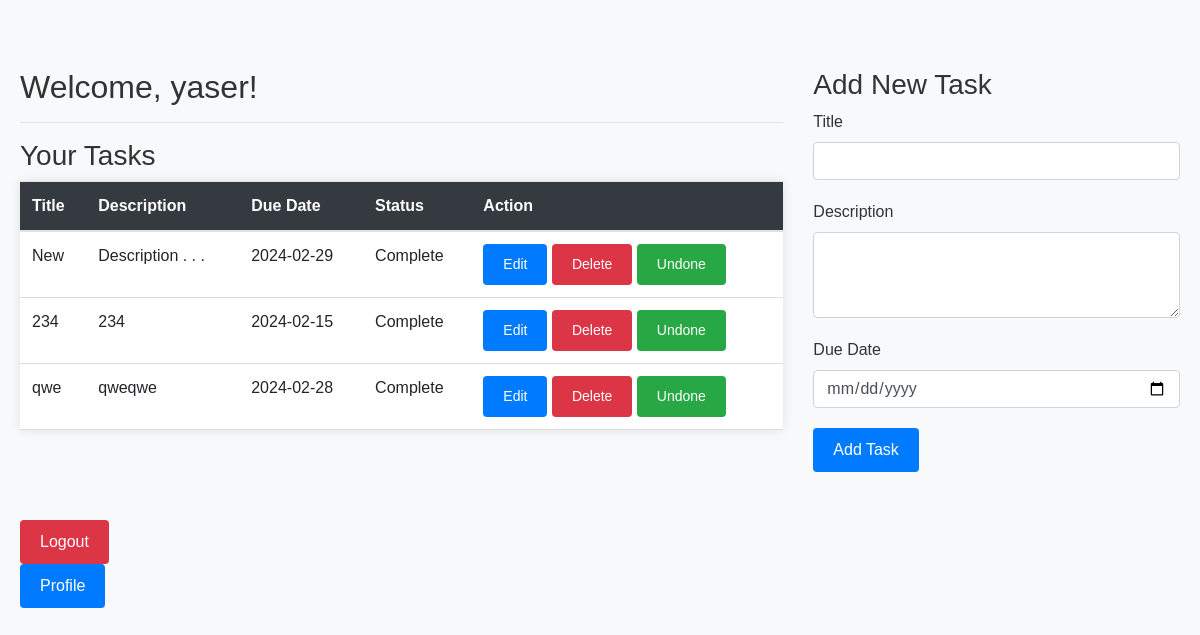
/pages/dashboard.php (signed in), run on the app's committed database.
### tables this page shows
CREATE TABLE IF NOT EXISTS `tasks` (
  `id` int NOT NULL AUTO_INCREMENT,
  `user_id` int DEFAULT NULL,
  `title` varchar(100) NOT NULL,
  `description` text,
  `due_date` date DEFAULT NULL,
  `status` enum('Incomplete','Complete') DEFAULT 'Incomplete',
  `created_at` timestamp NULL DEFAULT CURRENT_TIMESTAMP,
  `updated_at` timestamp NULL DEFAULT CURRENT_TIMESTAMP ON UPDATE CURRENT_TIMESTAMP,
  PRIMARY KEY (`id`),
  KEY `user_id` (`user_id`)
);

### pages/dashboard.php (the view, shortened to what this page needs)
<?php
require_once('../includes/db.php');
function getTasks($mysqli, $user_id) {
    $tasks = array();
    $sql = "SELECT id, title, description, due_date, status FROM tasks WHERE user_id = ?";
    if ($stmt = $mysqli->prepare($sql)) {
        $stmt->bind_param("i", $user_id);
        $stmt->execute();
        $stmt->store_result();
        $stmt->bind_result($task_id, $title, $description, $due_date, $status);
        while ($stmt->fetch()) {
            $tasks[] = array(
                'id' => $task_id,
                'title' => $title,
                'description' => $description,
                'due_date' => $due_date,
                'status' => $status
            );
        }
    }
    return $tasks;
}
$user_id = $_SESSION["id"];
$tasks = getTasks($mysqli, $user_id);
?>
<!DOCTYPE html>
<html lang="en">
<head>
    <link rel="stylesheet" href="https://stackpath.bootstrapcdn.com/bootstrap/4.5.2/css/bootstrap.min.css">
    <link rel="stylesheet" href="https://cdnjs.cloudflare.com/ajax/libs/font-awesome/5.15.4/css/all.min.css">
    <link rel="stylesheet" href="../css/styles.css">
</head>
<body>
<div class="container mt-5">
    <div class="row">
        <div class="col-md-8">
            <h2>Welcome, <?php echo $_SESSION["username"]; ?>!</h2>
            <hr>
            <h3>Your Tasks</h3>
            <table class="table">
                <thead>
                <tr>
                    <th>Title</th>
                    <th>Description</th>
                    <th>Due Date</th>
                    <th>Status</th>
                    <th>Action</th>
                </tr>
                </thead>
                <tbody>
                <?php foreach ($tasks as $task): ?>
                    <tr>
                        <td><?php echo $task['title']; ?></td>
                        <td><?php echo $task['description']; ?></td>
                        <td><?php echo $task['due_date']; ?></td>
                        <td><?php echo $task['status']; ?></td>
                        <td>
                            <a href="edit_task.php?id=<?php echo $task['id']; ?>" class="btn btn-sm btn-primary">Edit</a>
                            <a href="delete_task.php?id=<?php echo $task['id']; ?>" class="btn btn-sm btn-danger">Delete</a>
                            <?php
                            $button_label = ($task['status'] == 'Complete') ? 'Undone' : 'Done';
                            $button_class = ($task['status'] == 'Complete') ? 'btn-success' : 'btn-info';
                            ?>
                            <a href="mark_done.php?id=<?php echo $task['id']; ?>" class="btn btn-sm <?php echo $button_class; ?>"><?php echo $button_label; ?></a>
                        </td>
                    </tr>
                <?php endforeach; ?>
                </tbody>
            </table>
        </div>
        <div class="col-md-4">
            <h3>Add New Task</h3>
            <form action="add_task.php" method="post">
                <div class="form-group">
                    <label for="title">Title</label>
                    <input type="text" name="title" id="title" class="form-control" required>
                </div>
                <div class="form-group">
                    <label for="description">Description</label>
                    <textarea name="description" id="description" class="form-control" rows="3" required></textarea>
                </div>
                <div class="form-group">
                    <label for="due_date">Due Date</label>
                    <input type="date" name="due_date" id="due_date" class="form-control" required>
                </div>
                <button type="submit" class="btn btn-primary">Add Task</button>
            </form>
        </div>
    </div>
    <div class="row mt-5">
        <div class="col-md-12">
            <a href="logout.php" class="btn btn-danger">Logout</a>
        </div>
        <div class="col-md-12">
            <a href="profile.php" class="btn btn-primary">Profile</a>
        </div>
    </div>
</div>
</body>
</html>

### css/styles.css (style rules this page uses)
body { font-family: Arial, sans-serif; background-color: #f8f9fa; color: #333; }
.container { max-width: 1200px; margin: 0 auto; padding: 20px; }
.table { width: 100%; border-collapse: collapse; background-color: #fff; box-shadow: 0 0 10px rgba(0, 0, 0, 0.1); }
.table th, .table td { padding: 12px; text-align: left; border-bottom: 1px solid #ddd; }
.table th { background-color: #343a40; color: #fff; }
.form-group { margin-bottom: 20px; }
.btn { padding: 10px 20px; border: none; border-radius: 4px; cursor: pointer; transition: background-color 0.3s ease; }
.btn-primary { background-color: #007bff; color: #fff; }
.btn-danger { background-color: #dc3545; color: #fff; }
.btn-success { background-color: #28a745; color: #fff; }

### data on the page
tasks: title "New", description "Description . . .", due_date "2024-02-29", status "Complete", status "Undone"
tasks: title "234", description "234", due_date "2024-02-15", status "Complete", status "Undone"
tasks: title "qwe", description "qweqwe", due_date "2024-02-28", status "Complete", status "Undone"

### other printed values
$_SESSION["username"] "yaser"
